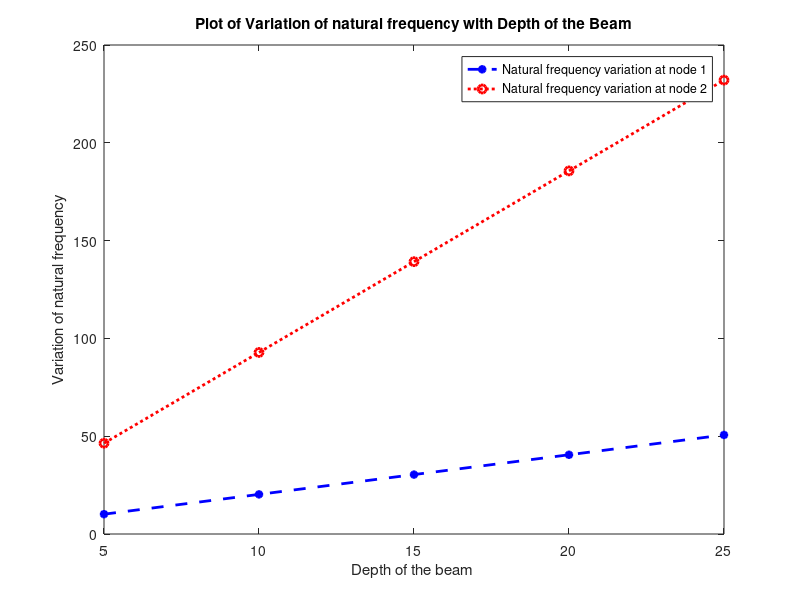

The MATLAB source for this figure:
at_node_1 = [10.13 20.25 30.38 40.51 50.64];
at_node_2 = [46.41 92.82 139.23 185.64 232.05];
depth = [5 10 15 20 25];
plot(depth,at_node_1,'--b*','linewidth',2);
hold on
plot(depth,at_node_2,':ro','linewidth',2);
xlabel('Depth of the beam ');
ylabel('Variation of natural frequency');
title('Plot of Variation of natural frequency with Depth of the Beam');
legend('Natural frequency variation at node 1','Natural frequency variation at node 2');
hold off